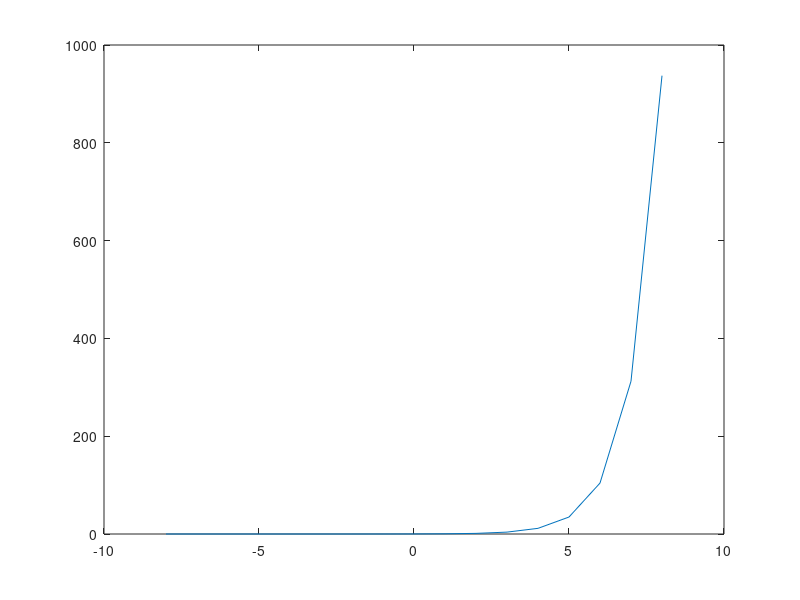

Here is the MATLAB script that generated this plot:
% Octave Script
% Title           :Funciones Trascendentes: Trigonométricas, Logarítmicas y Exponenciales (Ejercicio1)
% Correo          :orlandourbanotrejo@gmail.com
% Description     :Script para graficar funciones y determinar que tipo de funcion es.
% Author          :Orlando Urbano Trejo (Starlord)
% Date            :23_11_2021
% Version         :1
% Usage           :octave>path/Ejercicio1
%                 :Requiere aplicación octave, usar linea de comandos
%                 :https://octaveintro.readthedocs.io/en/latest/index.html

disp ('Función1');
% Dominio de la función
x= -8:1:8
% Regla de correspondencia
fx=(3.^x)/(7)
disp ('La función es inyectiva ya que ∀x,y∈D | f(x) = f(y) ⟹ x = y ');
disp ('El dominio de la función es (-∞, ∞)');
disp ('El rango de la función es de (0, ∞)');
disp ('Los puntos donde f(x)=0 son los puntos (0,1/7)');
% Plotear función
plot (x, fx)
